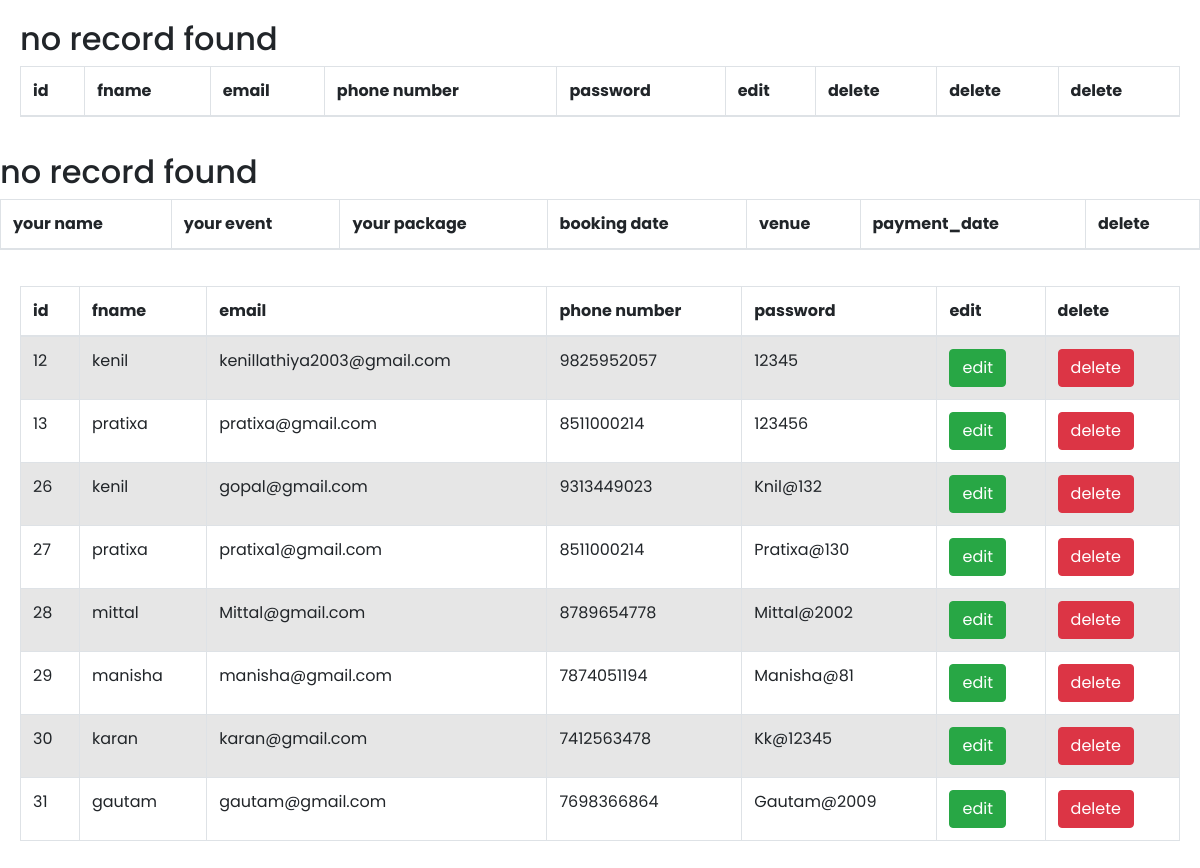
/client/myorder.php, run on the app's committed database.
### tables this page shows
CREATE TABLE `register` (
  `id` int(6) NOT NULL,
  `fname` varchar(30) DEFAULT NULL,
  `email` varchar(40) DEFAULT NULL,
  `phoneno` text DEFAULT NULL,
  `pwd` varchar(20) DEFAULT NULL,
  `bdate` date DEFAULT NULL,
  `city` varchar(25) DEFAULT NULL,
  `question` varchar(50) DEFAULT NULL,
  `ans` varchar(30) DEFAULT NULL
);

### client/myorder.php (the view, shortened to what this page needs)
<?php
include('includes/header.php');
include('config/dbcon.php');
?>
</head>
<body>
    <div class="card-body">
        <table id="example1" class="table table-responsive-sm table-responsive-md table-responsive-lg table-bordered table-striped">
            <thead>
                <tr>
                    <th>id</th>
                    <th>fname</th>
                    <th>email</th>
                    <th>phone number</th>
                    <th>password</th>
                    <th>edit</th>
                    <th>delete</th>
                    <th>delete</th>
                    <th>delete</th>
                </tr>
            </thead>
            <tbody>
                <?php
                $rg_id = $_SESSION['fname'];
                $query = "SELECT * from booking WHERE cname='$rg_id'";
                $query_run = mysqli_query($con, $query);
                if (mysqli_num_rows($query_run) > 0) {
                    foreach ($query_run as $row) {
                ?>
                        <tr>
                        <td><?php echo $row['id']; ?></td>
                            <td><?php echo $row['cname']; ?></td>
                            <td><?php echo $row['ename']; ?></td>
                            <td><?php echo $row['pname']; ?></td>
                            <td><?php echo $row['date']; ?></td>
                            <td><?php echo $row['venue']; ?></td>
                            <td><?php echo $row['payment_date']; ?></td>
                            <td>
                            <a href="bill.php?rg_id=<?php echo $row['id']; ?>" class="btn btn-success">invoice</a>
                            </td>
                            <td>
                                <button type="button" value="<?php echo $row['cname']; ?>" class="btn btn-danger deletebtn">delete</button>
                            </td>
                        </tr>
                    <?php
                }
                } else {
                    ?>
                    <tr>
                        <h2> no record found</h2>
                    </tr>
                <?php
                }
                ?>
            </tbody>
        </table>
    </div>
                                            <div>
                                                <table id="example1" class="table table-responsive-sm table-responsive-md table-responsive-lg table-bordered table-striped">
                                                    <thead>
                                                        <tr>
                                                            <th>your name</th>
                                                            <th>your event</th>
                                                            <th>your package</th>
                                                            <th>booking date</th>
                                                            <th>venue</th>
                                                            <th>payment_date</th>
                                                            <th>delete</th>
                                                        </tr>
                                                    </thead>
                                                    <tbody>
                                                        <?php
                                                        $query = "SELECT cname,ename,pname,date,venue,payment_date from booking WHERE customerid='$db_pass'";
                                                        $query_run = mysqli_query($con, $query);
                                                        if (mysqli_num_rows($query_run) > 0) {
                                                            foreach ($query_run as $row) {
                                                        ?>
                                                                <tr>
                                                                    <td><?php echo $row['cname']; ?></td>
                                                                    <td><?php echo $row['ename']; ?></td>
                                                                    <td><?php echo $row['pname']; ?></td>
                                                                    <td><?php echo $row['date']; ?></td>
                                                                    <td><?php echo $row['venue']; ?></td>
                                                                    <td><?php echo $row['payment_date']; ?></td>
                                                                    <td>
                                                                        <button type="button" value="<?php echo $row['cname']; ?>" class="btn btn-danger deletebtn">delete</button>
                                                                    </td>
                                                                </tr>
                                                            <?php
                                                            }
                                                        } else {
                                                            ?>
                                                            <tr>
                                                                <h2> no record found</h2>
                                                            </tr>
                                                        <?php
                                                        }
                                                        ?>
                                                    </tbody>
                                                </table>
</body>
</html>
<div class="card-body">
    <table id="example1" class="table table-responsive-sm table-responsive-md table-responsive-lg table-bordered table-striped">
        <thead>
            <tr>
                <th>id</th>
                <th>fname</th>
                <th>email</th>
                <th>phone number</th>
                <th>password</th>
                <th>edit</th>
                <th>delete</th>
            </tr>
        </thead>
        <tbody>
            <?php
            $query = "SELECT * FROM register";
            $query_run = mysqli_query($con, $query);
            if (mysqli_num_rows($query_run) > 0) {
                foreach ($query_run as $row) {
            ?>
                    <tr>
                        <td><?php echo $row['id']; ?></td>
                        <td><?php echo $row['fname']; ?></td>
                        <td><?php echo $row['email']; ?></td>
                        <td><?php echo $row['phoneno']; ?></td>
                        <td><?php echo $row['pwd']; ?></td>
                        <td>
                            <a href="rgupdate.php?rg_id=<?php echo $row['id']; ?>" class="btn btn-success">edit</a>
                        </td>
                        <td>
                            <button type="button" value="<?php echo $row['id']; ?>" class="btn btn-danger deletebtn">delete</button>
                        </td>
                    </tr>
                <?php
                }
            } else {
                ?>
                <tr>
                    <td> no record found</td>
                </tr>
            <?php
            }
            ?>
        </tbody>
    </table>

### client/includes/header.php (shortened to what this page needs)
<!DOCTYPE html>
<html lang="en">
<head>
    <link rel="stylesheet" href="css/profilestyle1.css">
    <link rel="stylesheet" href="https://cdn.jsdelivr.net/npm/swiper@8/swiper-bundle.min.css" />
    <link href="https://cdn.jsdelivr.net/npm/bootstrap@5.2.3/dist/css/bootstrap.min.css" rel="stylesheet">
    <link rel="stylesheet" href="https://maxcdn.bootstrapcdn.com/bootstrap/4.3.1/css/bootstrap.min.css">
    <link rel="stylesheet" href="./navbar2.css">

### client/css/profilestyle1.css (style rules this page uses)
* { margin: 0; padding: 0; box-sizing: border-box; font-family: "Poppins", sans-serif; }

### client/navbar2.css (style rules this page uses)
* { margin: 0; padding: 0; box-sizing: border-box; text-decoration: none; font-family: 'Poppins', sans-serif; }

### data on the page
register: id "12", fname "kenil", email "kenillathiya2003@gmail.com", phoneno "9825952057", pwd "12345"
register: id "13", fname "pratixa", email "pratixa@gmail.com", phoneno "8511000214", pwd "123456"
register: id "26", fname "kenil", email "gopal@gmail.com", phoneno "9313449023", pwd "Knil@132"
register: id "27", fname "pratixa", email "pratixa1@gmail.com", phoneno "8511000214", pwd "Pratixa@130"
register: id "28", fname "mittal", email "Mittal@gmail.com", phoneno "8789654778", pwd "Mittal@2002"
register: id "29", fname "manisha", email "manisha@gmail.com", phoneno "7874051194", pwd "Manisha@81"
register: id "30", fname "karan", email "karan@gmail.com", phoneno "7412563478", pwd "Kk@12345"
register: id "31", fname "gautam", email "gautam@gmail.com", phoneno "7698366864", pwd "Gautam@2009"
